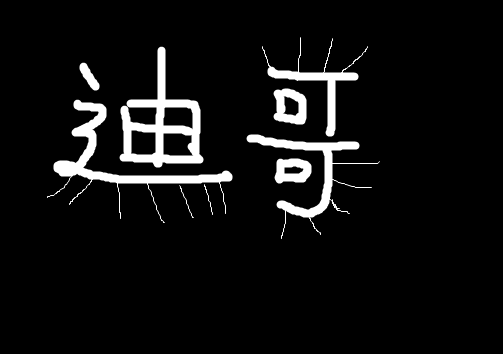
#> input picture 资料/dige.png, 503 x 354 px, found by its file name
$ jupyter execute '5.礼帽与黑帽.ipynb'
#> lines starting #> are read from the running program, lines starting #| are printed output that depends on the picture
[cell 1]
import cv2 as cv
import numpy as np
import matplotlib.pyplot as plt
import imutils

[cell 2]
def show(img):
    plt.figure(dpi=100,figsize=(7,6))
    plt.xticks([]),plt.yticks([])
    plt.imshow(imutils.opencv2matplotlib(img))
    plt.show()

[cell 3]
dige=cv.imread('/Users/lixuecheng/Downloads/OpenCV/代码+资料/第2-7章notebook课件/图像操作/dige.png')
#> dige is the input picture: shape (354, 503, 3); min 0, max 255, mean 15.9

[cell 4]
#礼帽运算：初始图像-开运算的结果
kernal=np.ones((3,3),np.uint8)
dige_tophat=cv.morphologyEx(dige,cv.MORPH_TOPHAT,kernal)
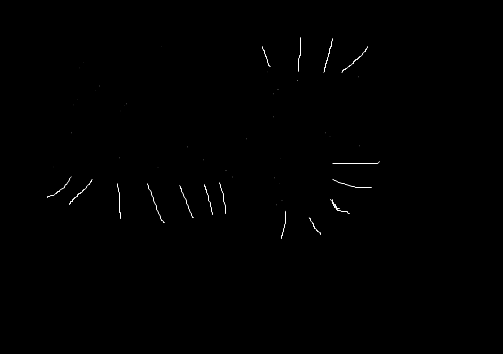
#> dige_tophat: shape (354, 503, 3); min 0, max 255, mean 0.8
show(dige_tophat)

[cell 5]
#黑帽运算
dige_blackhat=cv.morphologyEx(dige,cv.MORPH_BLACKHAT,kernal)
show(dige_blackhat)

[cell 6]
titles=['Origin','Tophat','Blackhat']
images=[dige,dige_tophat,dige_blackhat]
for i in range(3):
    plt.subplot(1,3,i+1),plt.title(titles[i]),plt.imshow(images[i])
plt.show()
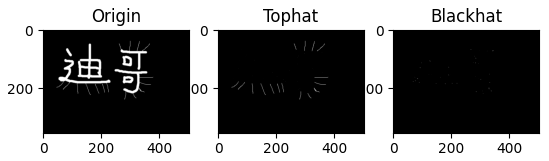
#> figure drawn by matplotlib, 3 panels
